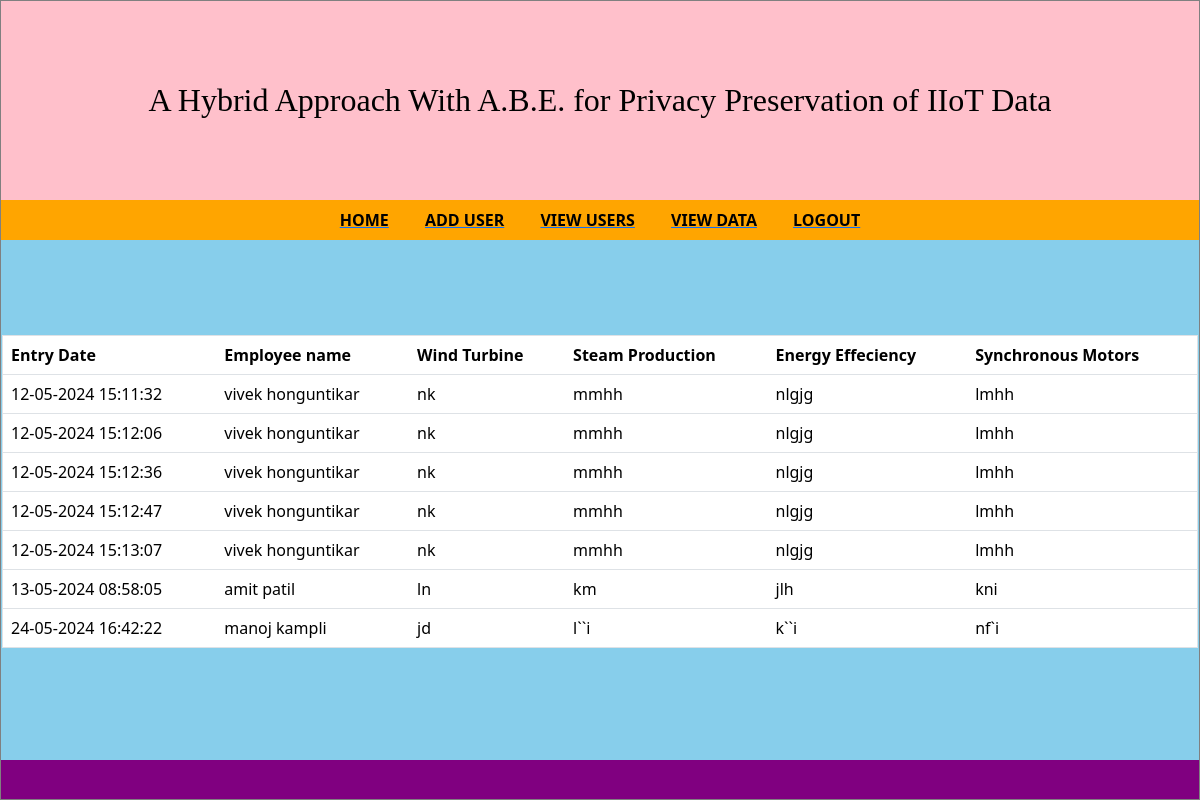
/abe/operatorviewdata/, run on the app's committed database.
### HYBRIDAPPROACHAPP/models.py (models this page shows)
class CompanyData(models.Model):
	windturbine=models.CharField(max_length=500,default='')
	steamproduction=models.CharField(max_length=500,default='')
	energyeffeciency=models.CharField(max_length=500,default='')
	synchronousmotors=models.CharField(max_length=500,default='')
	entrydate=models.CharField(max_length=500,default='')
	username=models.ForeignKey(UserRegister,on_delete=models.PROTECT)

class UserRegister(models.Model):
	firstname=models.CharField(max_length=200,default='')
	lastname=models.CharField(max_length=200,default='')
	gender=models.CharField(max_length=200,default='')
	dob=models.CharField(max_length=200,default='')
	emailid=models.CharField(max_length=200,default='')
	password=models.CharField(max_length=200,default='')
	mobilenumber=models.CharField(max_length=200,primary_key=True)

### HYBRIDAPPROACHAPP/views.py (the view)
# urls.py: path('operatorviewdata/',views.operatorviewdata),
def operatorviewdata(request):
	mydata=""
	if CompanyData.objects.all().exists():
		mydata=CompanyData.objects.all()
	return render(request,"abe/operatorviewdata.html",{"mydata":mydata})

### HYBRIDAPPROACHAPP/templates/abe/operatorviewdata.html (shortened to what this page needs)
<html>
    <head>
  <link href="https://cdn.jsdelivr.net/npm/bootstrap@5.3.3/dist/css/bootstrap.min.css" rel="stylesheet">
   </head>
     <body>
	 <table align="center" height="100%" width="100%" border="1">
	        <tr><td  style="background-color:pink;" height="25%">
                         <center>
                       <font face="Times New Roman" color="black" size="+3">
A Hybrid Approach With A.B.E. for Privacy Preservation of IIoT Data
            </font>
  </center>
          </td></tr>
	        <tr><td  style="background-color:orange;" height="5%">
            <table width="100%">
                <tr>
                  <td align="center">
                    <a href="/abe/operatorhome"><font color="black"><b>HOME</b></font></a>&emsp;&emsp;
                    <a href="/abe/advocateregister"><font color="black"><b>ADD USER</b></font></a>&emsp;&emsp;
                    <a href="/abe/operatoradvocatedisplay"><font color="black"><b>VIEW USERS</b></font></a>&emsp;&emsp;
                    <a href="/abe/operatorviewdata"><font color="black"><b>VIEW DATA</b></font></a>&emsp;&emsp;
                    <a href="/abe/"><font color="black"><b>LOGOUT</b></font></a>
                </td>
            </table>
          </td></tr>
	        <tr><td align="center" style="background-color:skyblue;" height="65%">
            <table border="1" class="table" align="center">
              <tr>
                <th>Entry Date</th>
                <th>Employee name</th>
                <th>Wind Turbine</th>
                <th>Steam Production</th>
                <th>Energy Effeciency</th>
                <th>Synchronous Motors</th>
              </tr>
              {%for md in mydata%}
              <tr>
                <td>{{md.entrydate}}</td>
                <td>{{md.username.firstname}} {{md.username.lastname}}</td>
                <td>{{md.windturbine}}</td>
                <td>{{md.steamproduction}}</td>
                <td>{{md.energyeffeciency}}</td>
                <td>{{md.synchronousmotors}}</td>
              {%endfor%}
              </tr>
            </table>
   </td></tr>
	         <tr><td style="background-color:purple;"></td></tr>
        </table>
  </body>
</html>

### data on the page
CompanyData: entrydate "12-05-2024 15:11:32", username.firstname "vivek", username.lastname "honguntikar", windturbine "nk", steamproduction "mmhh", energyeffeciency "nlgjg", synchronousmotors "lmhh"
CompanyData: entrydate "12-05-2024 15:12:06", username.firstname "vivek", username.lastname "honguntikar", windturbine "nk", steamproduction "mmhh", energyeffeciency "nlgjg", synchronousmotors "lmhh"
CompanyData: entrydate "12-05-2024 15:12:36", username.firstname "vivek", username.lastname "honguntikar", windturbine "nk", steamproduction "mmhh", energyeffeciency "nlgjg", synchronousmotors "lmhh"
CompanyData: entrydate "12-05-2024 15:12:47", username.firstname "vivek", username.lastname "honguntikar", windturbine "nk", steamproduction "mmhh", energyeffeciency "nlgjg", synchronousmotors "lmhh"
CompanyData: entrydate "12-05-2024 15:13:07", username.firstname "vivek", username.lastname "honguntikar", windturbine "nk", steamproduction "mmhh", energyeffeciency "nlgjg", synchronousmotors "lmhh"
CompanyData: entrydate "13-05-2024 08:58:05", username.firstname "amit", username.lastname "patil", windturbine "ln", steamproduction "km", energyeffeciency "jlh", synchronousmotors "kni"
CompanyData: entrydate "24-05-2024 16:42:22", username.firstname "manoj", username.lastname "kampli", windturbine "jd", steamproduction "l``i", energyeffeciency "k``i", synchronousmotors "nf`i"
